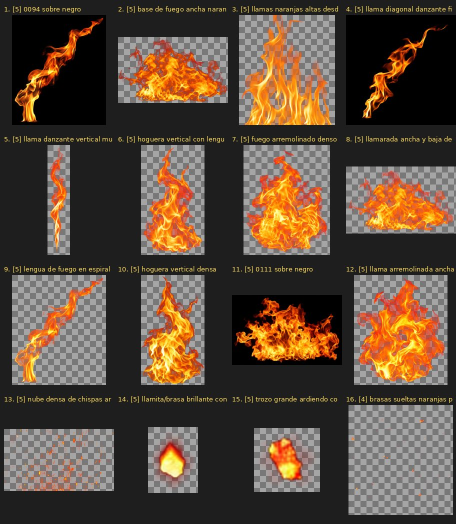
#> input picture indice/necesidades_hojas/elem_fuego.jpg, 912 x 1048 px (shown at 1/2 size)
$ python -i biblioteca.py   (imports and definitions only)
#> lines starting #> are read from the running program, lines starting #| are printed output that depends on the picture
"""LIBRERÍA DE LA BIBLIOTECA · lo que usan buscar.py y los scripts de construcción de los plugins.

    import sys; sys.path.insert(0, r'<Biblioteca>/TEXTURAS/tools/atlas')
    from biblioteca import Biblioteca
    B = Biblioteca()                                   # carga el índice una vez (~1–2 s)
    r = B.buscar('papel viejo', n=12, tileable=True)   # abanico variado → r.sel (lista de assets), r.semilla
    r = B.buscar('goteo', n=8, semilla=7)              # el mismo abanico siempre (para builds reproducibles)
    B.ruta('tx:manchas/goteos/fina/goteo_157')         # ruta absoluta del archivo en la Biblioteca
    B.ficha(id) · B.familia('tile_papel') · B.parecidos(id) · B.necesidad('papel_fondo_calido') · B.hoja(lista, 'nombre')

Todo lo que decide qué sale y en qué orden está aquí (una sola fuente de verdad):
- puntuación por campos de la ficha revisada a ojo, con IDF, sinónimos (indice/sinonimos.json), frases, inglés,
  plurales y género; el objeto es obligatorio y color/tamaño/estilo matizan;
- PAPEL de cada recurso (fondo repetible, pieza, superposición, transición, máscara, relieve, elemento animado,
  sonido, LUT…) y FONDO (transparente, sobre negro, sobre blanco) deducidos de la ficha: se buscan y se filtran;
- abanico: una por familia, reparto por colección/clase/aspecto (pHash), azar con semilla;
- lo que ya usan los plugins se marca y se baja un poco; lo bueno que nadie usa sube un poco (para darle vida)."""
import json, re, math, random, collections, operator, os, unicodedata
from pathlib import Path

VERSION = 3
AQUI = Path(__file__).resolve()
R = AQUI.parents[2]                                         # …/TEXTURAS


def norm(t):
    t = ''.join(c for c in unicodedata.normalize('NFD', str(t).lower()) if unicodedata.category(c) != 'Mn')
    return t.replace('_', ' ')


# [7 lines left out: function raiz, not called in this run]


def toks(t): return re.findall(r'[a-z0-9]+', norm(t))


STOP = set('de del la las el los un una unos unas y o u e a al en con sin por para que se su sus lo le les mas muy tipo '
           'como sobre bajo entre algo cosa cosas quiero necesito busco buscar dame algun alguna algunos efecto efectos '
           'of the a an and or for with to in on'.split())
CAMPOS = [  # (campo, peso): lo que mejor describe pesa más
    ('que_es', 3.0), ('etiquetas', 2.2), ('familia', 2.2), ('clase', 2.2), ('sub', 2.2), ('uso', 2.0), ('desc', 1.8),
    ('estilo', 1.4), ('color', 1.4), ('material', 1.4), ('estilos', 1.2), ('pack', 1.0), ('comportamiento', 1.0),
    ('usar_si', 0.9), ('modo', 0.8), ('orient', 0.8), ('contenido', 0.6), ('archivo', 0.6), ('diferencia', 0.6), ('rol', 1.0)]
PESO = dict(CAMPOS)
OPS = [('>=', operator.ge), ('<=', operator.le), ('!=', operator.ne), ('>', operator.gt), ('<', operator.lt), ('~', None), ('=', operator.eq)]
PAPELES = {  # papel → explicación (para --papel y para enseñar)
    'fondo repetible': 'textura que se repite sin costura (tile): fondos, superficies',
    'superposicion': 'imagen a pantalla completa que va ENCIMA (multiplicar/trama/superponer)',
    'pieza': 'objeto suelto con transparencia para colocar (mancha, cinta, borde, llama…)',
    'relieve': 'mapa en gris (50 % = neutro) para superponer/luz suave o desplazar',
    'transicion': 'vídeo que cubre y descubre la imagen',
    'mascara': 'mate/máscara (luma o alfa) para recortar o revelar',
    'elemento animado': 'vídeo de un elemento (humo, fuego, tinta, burbujas…) para poner encima',
    'superposicion animada': 'vídeo a pantalla completa encima (película, polvo, CRT, papel animado)',
    'fondo animado': 'vídeo de fondo',
    'sonido': 'efecto de sonido', 'lut': 'LUT de color (.cube)', 'plantilla': 'plantilla de programa (AE/Premiere/Resolve)',
    'tutorial': 'vídeo tutorial', 'fuente': 'foto original sin procesar (hay versión limpia tx:)'}


class Resultado:
    def __init__(self, sel, res, semilla, avisos, conceptos):
        self.sel, self.res, self.semilla, self.avisos, self.conceptos = sel, res, semilla, avisos, conceptos
    @property
    def ids(self): return [e['id'] for e in self.sel]


class Biblioteca:
    def __init__(self, bib=None, indice=None):
        self.R = R
        self.BIB = Path(bib or os.environ.get('TEXTURAS_ROOT') or R.parent)   # rutas `archivo` relativas a esta
        self.idx = json.load(open(indice or R / 'indice' / 'indice.json', encoding='utf-8'))['assets']
        self.por_id = {e['id']: e for e in self.idx}
        self._tesauro()
        self._necesidades()
        self.usos = collections.defaultdict(set); self._leer_usos()
        self.ROOTS, self.DF = {}, collections.Counter()
        for e in self.idx:
            e['_papel'], e['_fondo'] = self.papel(e), self.fondo(e)
            d = {}
            for k, _ in CAMPOS:
                rs = {raiz(t) for t in toks(self._campo(e, k)) if t not in STOP}
                if rs: d[k] = rs
            self.ROOTS[e['id']] = d
            for r_ in set().union(*d.values()) if d else (): self.DF[r_] += 1
        self.N = len(self.idx)
        # «grupo» para repartir: la familia; si la familia es muy grande (p. ej. todas las superficies), familia +
        # subcarpeta + primera palabra de «qué es» (granito ≠ ladrillo ≠ azulejo dentro de tile_superficie)
        tf = collections.Counter(self.rv(e).get('familia') for e in self.idx)
        for e in self.idx:
            f = self.rv(e).get('familia') or e['id']
            if tf[f] > 24:
                pal = [raiz(t) for t in toks(self.rv(e).get('que_es', '')) if t not in STOP and len(t) > 2 and not t.isdigit()]
                f = f'{f}|{str(e.get("sub", "")).split("/")[-1]}|{pal[0] if pal else ""}'
            e['_grupo'] = f

    # ------------------------------------------------------------- datos
    @staticmethod
    def rv(e): return e.get('revision') or {}
    def clase(self, e): return e.get('clase') or ('original' if e['id'].startswith('or:') else '—')
    # [28 lines left out: functions papel, fondo, not called in this run]
    def es_fuente(self, e):
        return e['id'].startswith('or:') and bool(e.get('productos') or norm(self.rv(e).get('uso', '')).startswith('fuente'))
    # [30 lines left out: functions _campo, ruta, donde, not called in this run]
    def ficha(self, i): return self.por_id.get(i)
    def phash(self, e): return (self.rv(e).get('medidas') or {}).get('phash')
    # [86 lines left out: functions hd, _tesauro, _necesidades, _leer_usos, apuntar, conceptos, not called in this run]
    def idf(self, r_): return math.log((self.N + 1) / (self.DF.get(r_, 0) + 1)) + 1.0
    # [137 lines left out: functions puntua, valor, cumple, pasa, puntuar_todo, sim and 1 more, not called in this run]
    def familia(self, nombre):
        return sorted((e for e in self.idx if self.rv(e).get('familia') == nombre and self.pasa(e, {'familia': nombre})),
                      key=lambda e: (-(self.rv(e).get('calidad') or 0), not self.rv(e).get('mejor_de_familia')))
    # [66 lines left out: functions parecidos, necesidad, hoja, not called in this run]

>>> import cv2
>>> picture = cv2.imread('../../indice/necesidades_hojas/elem_fuego.jpg', cv2.IMREAD_GRAYSCALE)
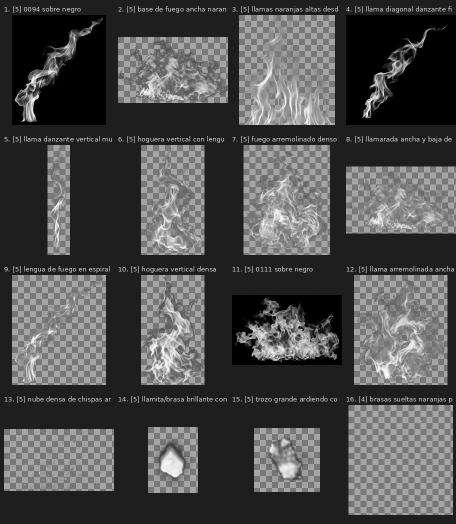
#> picture: shape (1048, 912) (shown at 1/2 size); min 0, max 255, mean 77.6
#> (the run stopped early here; a loop or call above may not have finished)
